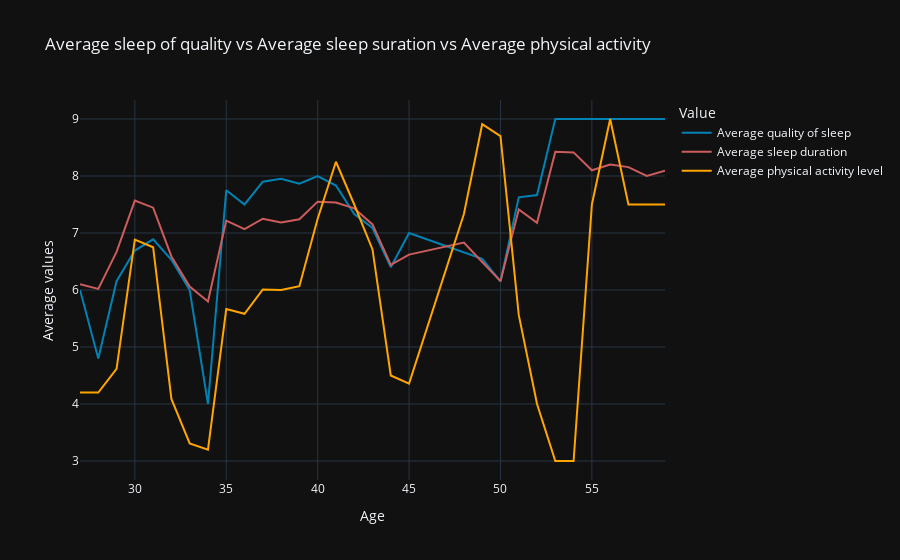

The cell this chart's notebook holds for it:
### Markdown cell above
We obtain, that after 35 yo there a bit linear dependence between physical activity and stress level. I am going to look at the patterns between sleep duration, quality of sleep and physical activity.

### Code cell
# group data by average values
grouped_df = df.groupby('Age').agg(
    average_physical=('Physical Activity Level', 'mean'),
    average_quality=('Quality of Sleep', 'mean'),
    average_duration=('Sleep Duration', 'mean')
).reset_index()

# add average sleep quality line
fig_duration_vs_quality_vs_phyz.add_trace(go.Scatter(
    x=grouped_df['Age'],
    y=grouped_df['average_quality'],
    mode='lines',
    name='Average quality of sleep',
    line=dict(color='rgb(0, 130, 180)')
))

# add average sleep duration line
fig_duration_vs_quality_vs_phyz.add_trace(go.Scatter(
    x=grouped_df['Age'],
    y=grouped_df['average_duration'],
    mode='lines',
    name='Average sleep duration',
    line=dict(color='rgb(205, 92, 92)')
))

# add average physical activity line
fig_duration_vs_quality_vs_phyz.add_trace(go.Scatter(
    x=grouped_df['Age'],
    y=grouped_df['average_physical'] / 10,
    mode='lines',
    name='Average physical activity level',
    line=dict(color='orange')
))

# decorate
fig_duration_vs_quality_vs_phyz.update_layout(
    title='Average sleep of quality vs Average sleep suration vs Average physical activity',
    xaxis_title='Age',
    yaxis_title='Average values',
    legend_title='Value',
    template='plotly_dark'
)

# show
fig_duration_vs_quality_vs_phyz.show()

### Figure 1 — Plotly figure (JSON) as saved in the notebook; plotly's stock layout.template omitted (floating-point values rounded to 4 significant figures)
{"data": [{"line": {"color": "rgb(0, 130, 180)"}, "mode": "lines", "name": "Average quality of sleep", "type": "scatter", "x": [27, 28, 29, 30, 31, 32, 33, 34, 35, 36, 37, 38, 39, 40, 41, 42, 43, 44, 45, 48, 49, 50, 51, 52, 53, 54, 55, 56, 57, 58, 59], "y": [6, 4.8, 6.154, 6.692, 6.889, 6.529, 6, 4, 7.75, 7.5, 7.9, 7.95, 7.867, 8, 7.833, 7.333, 7.088, 6.4, 7, 6.667, 6.545, 6.15, 7.625, 7.667, 9, 9, 9, 9, 9, 9, 9]}, {"line": {"color": "rgb(205, 92, 92)"}, "mode": "lines", "name": "Average sleep duration", "type": "scatter", "x": [27, 28, 29, 30, 31, 32, 33, 34, 35, 36, 37, 38, 39, 40, 41, 42, 43, 44, 45, 48, 49, 50, 51, 52, 53, 54, 55, 56, 57, 58, 59], "y": [6.1, 6.02, 6.669, 7.569, 7.444, 6.588, 6.062, 5.8, 7.217, 7.067, 7.25, 7.185, 7.24, 7.55, 7.533, 7.433, 7.15, 6.44, 6.621, 6.833, 6.491, 6.155, 7.412, 7.178, 8.424, 8.414, 8.1, 8.2, 8.156, 8, 8.094]}, {"line": {"color": "orange"}, "mode": "lines", "name": "Average physical activity level", "type": "scatter", "x": [27, 28, 29, 30, 31, 32, 33, 34, 35, 36, 37, 38, 39, 40, 41, 42, 43, 44, 45, 48, 49, 50, 51, 52, 53, 54, 55, 56, 57, 58, 59], "y": [4.2, 4.2, 4.615, 6.885, 6.75, 4.088, 3.308, 3.2, 5.667, 5.583, 6.01, 6, 6.067, 7.25, 8.25, 7.5, 6.712, 4.5, 4.357, 7.333, 8.909, 8.7, 5.562, 4, 3, 3, 7.5, 9, 7.5, 7.5, 7.5]}], "layout": {"legend": {"title": {"text": "Value"}}, "title": {"text": "Average sleep of quality vs Average sleep suration vs Average physical activity"}, "xaxis": {"title": {"text": "Age"}}, "yaxis": {"title": {"text": "Average values"}}}}
